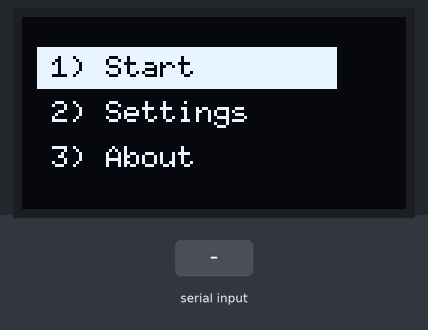
A sketch run on a simulated Arduino Uno, built with avr-gcc and run on an emulated ATmega328P. Parts: 128×64 one-colour display. The test bench sets the inputs (shaded band).

Above: at 1.2 s.
1.3 s: "w" received over Serial
At 2.8 s:
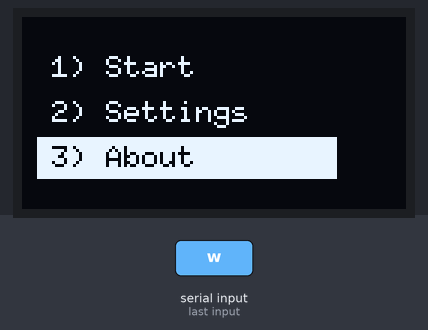
Timing chart, 0 to 4.3 s (numbered marks = the images above; inputs shaded):
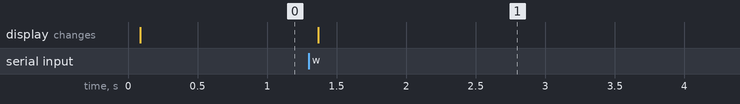

The sketch:

ex07-menu_proto.ino
```cpp
/*-Ju$t-NoT3s-
so this one create Menu ProtoType:
  - 3 option menu
  - selection bergerak
  - highlight select item
  - display guna U8g2
*/
#include <Arduino.h>
#include <U8g2lib.h>

U8G2_SSD1306_128X64_NONAME_F_HW_I2C u8g2(U8G2_R0, /* reset=*/ U8X8_PIN_NONE);

int selected = 0;

//1) Option Menu
void draw_menu()
{
  u8g2.clearBuffer();

  int box_width;
  int box_height;
  int box_highlight;

  box_width = 100;
  box_height = 14;
  box_highlight = 20 + (selected * 15) - 10;

  u8g2.setDrawColor(1); //warna putih
  u8g2.drawBox(5, box_highlight, box_width, box_height);

  u8g2.setDrawColor(0); //dlm highlight
  if (selected == 0)
  {
    u8g2.setCursor(10, 20);
    u8g2.print("1) Start");
  }

  if (selected == 1)
  {
    u8g2.setCursor(10, 35);
    u8g2.print("2) Settings");
  }
  if (selected == 2)
  {
    u8g2.setCursor(10, 50);
    u8g2.print("3) About");
  }

  u8g2.setDrawColor(1); //reset normal white text
  if (selected != 0)
  {
    u8g2.setCursor(10, 20);
    u8g2.print("1) Start");
  }

  if (selected != 1)
  {
    u8g2.setCursor(10, 35);
    u8g2.print("2) Settings");
  }
  if (selected != 2)
  {
    u8g2.setCursor(10, 50);
    u8g2.print("3) About");
  }

  u8g2.sendBuffer();
}

void setup()
{
  u8g2.begin();
  u8g2.setFont(u8g2_font_6x10_tr);
  Serial.begin(9600);
}

void loop()
{
  char c;
  if (Serial.available())
  {
    c = Serial.read();
    if (c == 'w')
    {
      selected--;
      if (selected < 0)
      {
        selected = 2;
      }
    }
    if (c == 's')
    {
      selected++;
      if (selected > 2)
      {
        selected = 0;
      }
    }
  }
  draw_menu();
  delay(50);
}
```

Measured:
- after the input at 1.3 s, the display: changes after 0.07 s (image 1)
